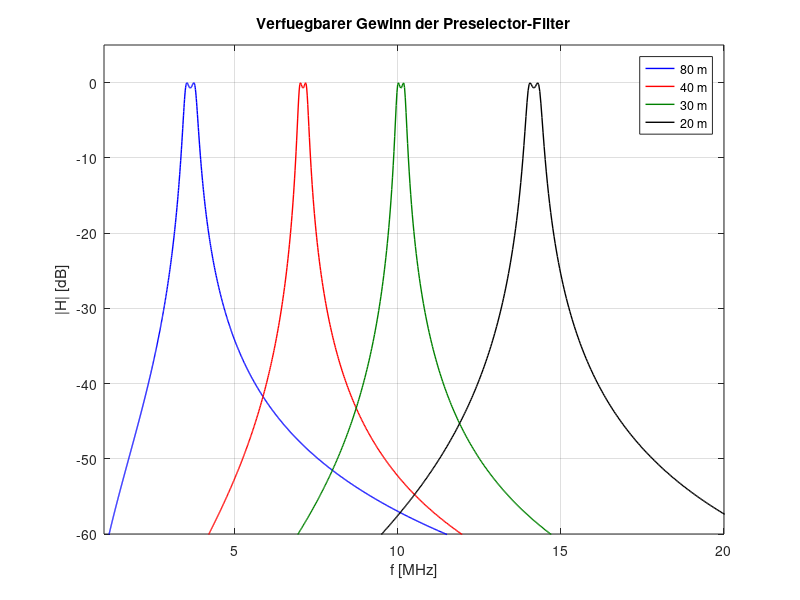

This figure's MATLAB source:
function sdr_preselector_kw
% Berechnung von Preselector-Filtern fuer die Kurzwelle
%
%------------------------------------------------
% (c) Eberhard Gamm (www.ibega.de),
%     LIKE (www.like.e-technik.uni-erlangen.de),
%     2013
%------------------------------------------------

close all;

% 80-Meter-Band (3.5...3.8 MHz)
[h1,f1] = pre(3.65,0.4,1.5);

% 40-Meter-Band (7...7.2 MHz)
[h2,f2] = pre(7.1,0.3,1.5);

% 30-Meter-Band (10...10.2 MHz)
[h3,f3] = pre(10.1,0.3,1.5);

% 20-Meter-Band (14...14.35 MHz)
[h4,f4] = pre(14.175,0.45,1.5);

figure(1);
plot(f1,h1,'b-','Linewidth',1);
hold on;
plot(f2,h2,'r-','Linewidth',1);
plot(f3,h3,'-','Color',[0 0.5 0],'Linewidth',1);
plot(f4,h4,'k-','Linewidth',1);
hold off;
grid;
axis([1 20 -60 5]);
xlabel('f [MHz]');
ylabel('|H| [dB]');
title('Verfuegbarer Gewinn der Preselector-Filter');
legend('80 m','40 m','30 m','20 m');

function [h,f] = pre(f_m,b,k)
f_r = sqrt( f_m^2 - b^2 / 4 );
q_r = sqrt(2) * k *f_r / b;
f = 10.^(0:0.001:1.5);
v = q_r * ( f / f_r - f_r ./ f );
h = 10 * log10( k^2 ./ ( (1+k^2)^2 + (2-2*k^2)*v.^2 + v.^4) ) + 6;
